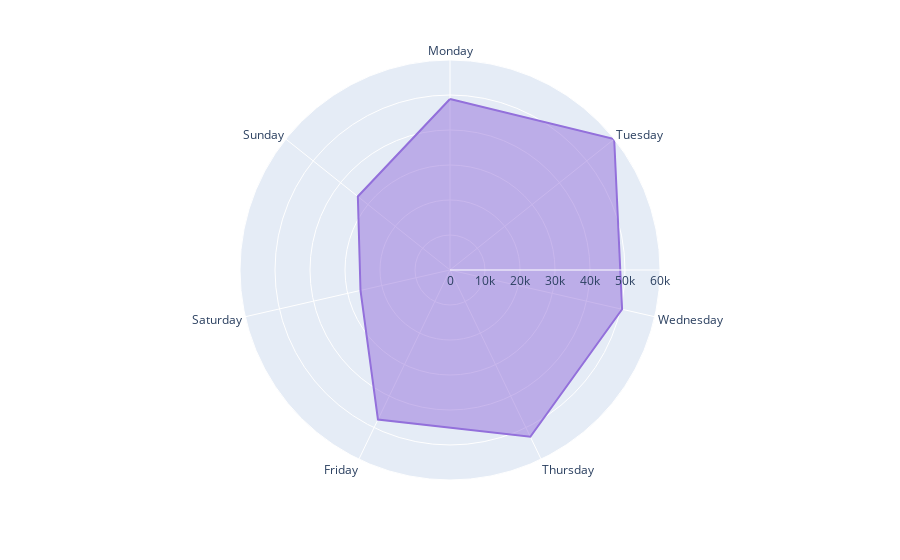

Source (notebook cell):
### Code cell
fig = px.line_polar(days, r='count', theta='day_of_week', line_close=True)
fig.update_traces(line_color='mediumpurple', fill='toself')
fig.update_layout(
  polar=dict(
    radialaxis=dict(
      visible=True,
    )),
)
fig.show()

### Figure 1 — Plotly figure (JSON) as saved in the notebook; plotly's stock layout.template omitted (floating-point values rounded to 4 significant figures)
{"data": [{"fill": "toself", "hovertemplate": "count=%{r}<br>day_of_week=%{theta}<extra></extra>", "legendgroup": "", "line": {"color": "mediumpurple", "dash": "solid"}, "marker": {"symbol": "circle"}, "mode": "lines", "name": "", "r": [48858, 60002, 50436, 52895, 47442, 26229, 33681, 48858], "showlegend": false, "subplot": "polar", "theta": ["Monday", "Tuesday", "Wednesday", "Thursday", "Friday", "Saturday", "Sunday", "Monday"], "type": "scatterpolar"}], "layout": {"legend": {"tracegroupgap": 0}, "margin": {"t": 60}, "polar": {"angularaxis": {"direction": "clockwise", "rotation": 90}, "domain": {"x": [0, 1], "y": [0, 1]}, "radialaxis": {"visible": true}}}}
